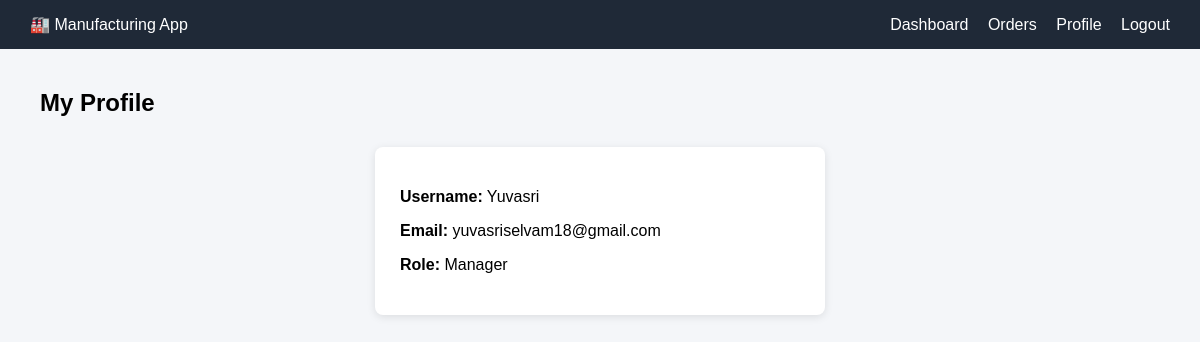
The app's page /profile (signed in) with its own data.
### app.py (models this page shows)
class User(db.Model, UserMixin):
    id = db.Column(db.Integer, primary_key=True)
    username = db.Column(db.String(50), unique=True, nullable=False)
    email = db.Column(db.String(100), unique=True, nullable=False)
    password = db.Column(db.String(200), nullable=False)
    role = db.Column(db.String(50), nullable=False)

### app.py (the view)
@app.route('/profile')
@login_required
def profile():
    return render_template('profile.html', user=current_user)

### app.py (called while the page is built)
@login_manager.user_loader
def load_user(user_id):
    return User.query.get(int(user_id))

### templates/profile.html
{% extends "base.html" %}
{% block content %}
<h2>My Profile</h2>
<div class="profile-box">
    <p><strong>Username:</strong> {{ current_user.username }}</p>
    <p><strong>Email:</strong> {{ current_user.email }}</p>
    <p><strong>Role:</strong> {{ current_user.role }}</p>
</div>
{% endblock %}

### static/css/style.css (style rules this page uses)
body { font-family: Arial, sans-serif; background-color: #f4f6f9; margin: 0; padding: 0; }
.auth-box, .form-box, .profile-box { background: #fff; padding: 25px; border-radius: 8px; max-width: 400px; margin: 30px auto; box-shadow: 0 2px 8px rgba(0,0,0,0.1); }

### records on screen
User: username "Yuvasri", email "yuvasriselvam18@gmail.com", role "Manager"
